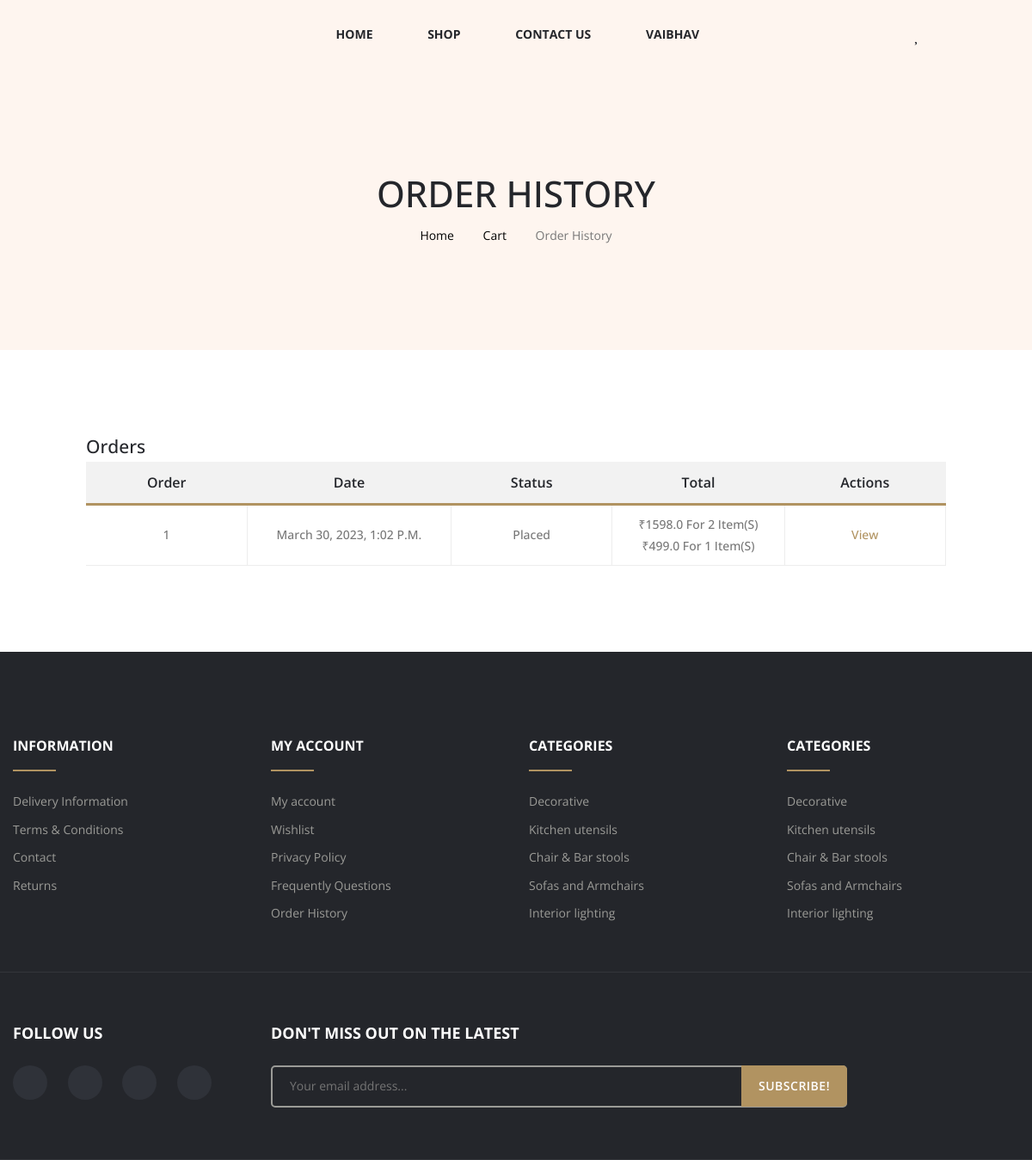
Page /order-history (signed in) on the committed database.
### home/models.py (models this page shows, shortened)
class User(models.Model):
    first_name = models.CharField(max_length=50)
    last_name = models.CharField(max_length=50)
    email = models.EmailField(unique=True)
    password = models.CharField(max_length=100)
    phone_number = models.BigIntegerField(unique=True)
    USER_TYPE_CHOICES = (
        (0, 'Admin'),
        (1, 'Seller'),
        (2, 'Customer'),
    )
    user_type = models.IntegerField(choices=USER_TYPE_CHOICES)
    date_registered = models.DateTimeField(auto_now_add=True)
    approved = models.BooleanField(default=False)
    objects = models.Manager()

class Order(models.Model):
    user = models.ForeignKey(User,on_delete=models.CASCADE)
    items = models.ManyToManyField(OrderItem)
    date_ordered = models.DateTimeField(blank=True, null=True)
    date_shipped = models.DateTimeField(blank=True, null=True)
    shipping_address = models.ForeignKey(
        'Address', related_name='shipping_address', on_delete=models.SET_NULL, blank=True, null=True)

class OrderItem(models.Model):
    user = models.ForeignKey(User,on_delete=models.CASCADE)
    item = models.ForeignKey(Product, on_delete=models.CASCADE)
    ordered = models.BooleanField(default=False)
    quantity = models.IntegerField(default=1)
    def get_total_item_price(self):
        return self.quantity * self.item.amount

class Product(models.Model):
    product_name = models.CharField(max_length=50)
    product_type = models.ForeignKey(ProductCategories, on_delete=models.CASCADE,null=True)
    description=models.TextField(blank=True, max_length=200)
    amount=models.FloatField()
    product_image = models.ImageField(upload_to='product/')
    date_added=models.DateTimeField(auto_now_add=True)
    user_id = models.ForeignKey(User,on_delete=models.CASCADE)
    stock = models.IntegerField(default=1)
    num_sold = models.IntegerField(default=0)

### home/views.py (the view)
# urls.py: path("order-history",views.order_history,name="order-history"),
def order_history(request):
    user = get_object_or_404(User, id=request.session.get('user_id'))
    order = Order.objects.filter(user=user )
    context={
        'orders' : order,
    }
    return render(request,'order_history.html',context)

### templates/order_history.html (shortened to what this page needs)
{% extends 'base.html' %}
{% load countries %}
{% block body %}
<div class="breadcrumb-section breadcrumb-bg-color--golden">
    <div class="breadcrumb-wrapper">
      <div class="container">
        <div class="row">
          <div class="col-12">
            <h3 class="breadcrumb-title">Order history</h3>
            <div
              class="breadcrumb-nav breadcrumb-nav-color--black breadcrumb-nav-hover-color--golden"
            >
              <nav aria-label="breadcrumb">
                <ul>
                  <li><a href="{% url 'index' %}">Home</a></li>
                  <li><a href="{% url 'cart' %}">Cart</a></li>
                  <li class="active" aria-current="page">Order History</li>
                </ul>
              </nav>
            </div>
          </div>
        </div>
      </div>
    </div>
  </div>
<div class="order-history" id="orders" style="margin-bottom:100px;margin-right:100px;margin-left:100px;">
    <h4>Orders</h4>
    <div class="table_page table-responsive">
        <table>
            <thead>
                <tr>
                    <th>Order</th>
                    <th>Date</th>
                    <th>Status</th>
                    <th>Total</th>
                    <th>Actions</th>
                </tr>
            </thead>
            <tbody>
                {% for order in orders %}
                <tr>
                    <td>{{ forloop.counter }}</td>
                    <td>{{ order.date_ordered }}</td>
                    <td><span class="success">
                            {% if order.date_shipped is None %}
                                Placed
                            {% else %}
                                Delivered
                            {% endif %}
                        </span>
                    </td>
                    <td>
                        {% for item in order.items.all %}
                            ₹{{ item.get_total_item_price }} for {{ item.quantity }} item(s)
                            {% if not forloop.last %}<br>{% endif %}
                        {% endfor %}
                    </td>
                    <td><a href="{% url 'order-summary' order.id %}" class="view">view</a></td>
                </tr>
                {% endfor %}
            </tbody>
        </table>
    </div>
</div>
{% endblock body %}

### templates/header.html (shortened to what this page needs)
{% load static %}
<!DOCTYPE html>
<html lang="zxx">
<head>
    <link rel="stylesheet" href="{% static 'assets/css/vendor/vendor.min.css' %}">
    <link rel="stylesheet" href="{% static 'assets/css/plugins/plugins.min.css' %}">
    <link rel="stylesheet" href="{% static 'assets/css/style.min.css' %}">
</head>
<body>
    <header class="header-section d-none d-xl-block">
        <div class="header-wrapper">
            <div class="header-bottom header-bottom-color--golden section-fluid sticky-header sticky-color--golden">
                <div class="container-fluid">
                    <div class="row">
                        <div class="col-12 d-flex align-items-center justify-content-between">
                            <div class="header-logo">
                                <div class="logo">
                                </div>
                            </div>
                            <div class="main-menu menu-color--black menu-hover-color--golden">
                                <nav>
                                    <ul>
                                        <li>
                                            <a href="/">Home </a>
                                        </li>
                                        <li>
                                            <a href="/product">Shop</a>
                                        </li>
                                        <li>
                                            <a href="/contact_us">Contact Us</a>
                                        </li>
                                        <li class="has-dropdown">
                                        {% if request.session.user_id %}
                                          <a href="#">{{request.session.username}} <i class="fa fa-angle-down"></i></a>
                                        {% endif %}
                                      </li>
                                    </ul>
                                </nav>
                            </div>
                            <ul class="header-action-link action-color--black action-hover-color--golden">
                                <li>
                                    <a href="#offcanvas-wishlish" class="offcanvas-toggle">
                                    </a>
                                </li>
                                <li>
                                    <a href="/cart" >
                                        <i class="fa fa-shopping-cart" style='margin-right:10px;' aria-hidden="true"></i>
                                    </a>
                                </li>
                                <li>
                                    <a href="#search">
                                        <i class="icon-magnifier"></i>
                                    </a>
                                </li>
                            </ul>
                        </div>
                    </div>
                </div>
            </div>
        </div>
      </header>
</body>
</html>

### rows in the picture
User: session.username "VAIBHAV"
Order: date_ordered "March 30, 2023, 1:02 P.m.", shows "Placed"
OrderItem: get_total_item_price "1598.0", quantity "2"
OrderItem: get_total_item_price "499.0", quantity "1"
